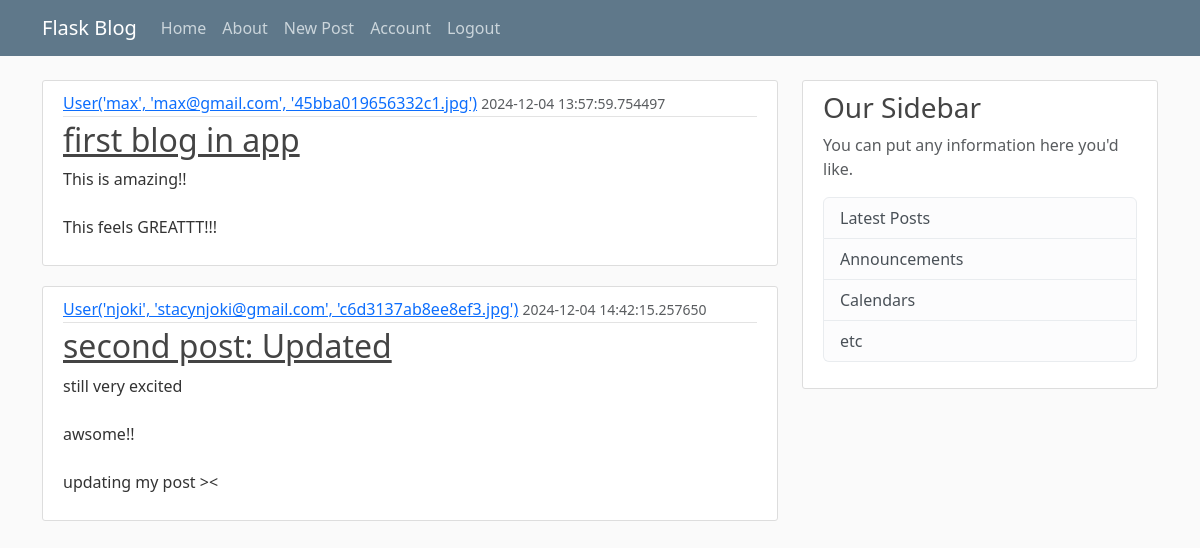
Screenshot of /home (signed in) with the database file from the repository.
### flaskblog/models.py (models this page shows, shortened)
class Post(db.Model):
  id = db.Column(db.Integer, primary_key=True)
  title = db.Column(db.String(100), nullable=False)
  date_posted = db.Column(db.DateTime, nullable=False, default=datetime.utcnow)
  content = db.Column(db.Text, nullable=False)
  user_id = db.Column(db.Integer, db.ForeignKey('user.id'), nullable=False)

class User(db.Model, UserMixin):
  id = db.Column(db.Integer, primary_key=True)
  username = db.Column(db.String(20), unique=True, nullable=False)
  email = db.Column(db.String(120), unique=True, nullable=False)
  image_file = db.Column(db.String(20), nullable=False, default='default.jpg')
  password = db.Column(db.String(60), nullable=False)
  posts = db.relationship('Post', backref='author', lazy=True)
  def __repr__(self):
    return f"User('{self.username}', '{self.email}', '{self.image_file}')"

### flaskblog/routes.py (the view)
@app.route("/")
@app.route("/home")
def home():
  posts = Post.query.all()
  return render_template('home.html', posts=posts)

### flaskblog/models.py (called while the page is built)
@login_manager.user_loader
def load_user(user_id):
  return User.query.get(int(user_id))

### flaskblog/templates/home.html
{% extends "layouts.html" %}
{% block content %}
  {% for post in posts %}
  <article class="media content-section">
    <div class="media-body">
      <div class="article-metadata">
        <a class="mr-2" href="#">{{ post.author }}</a>
        <small class="text-muted">{{ post.date_posted }}</small>
      </div>
      <h2><a class="article-title" href="#">{{ post.title }}</a></h2>
      <p class="article-content">{{ post.content }}</p>
    </div>
  </article>
  {% endfor %}
{% endblock content%}

### flaskblog/static/main.css (style rules this page uses)
body { background: #fafafa; color: #333333; margin-top: 5rem; }
h1, h2, h3, h4, h5, h6 { color: #444444; }
.content-section { background: #ffffff; padding: 10px 20px; border: 1px solid #dddddd; border-radius: 3px; margin-bottom: 20px; }
.article-title { color: #444444; }
.article-content { white-space: pre-line; }
.article-metadata { padding-bottom: 1px; margin-bottom: 4px; border-bottom: 1px solid #e3e3e3 }

### rows the page displays
Post: author "User('max', 'max@gmail.com', '45bba019656332c1.jpg')", date_posted "2024-12-04 13:57:59.754497", title "first blog in app", content "This is amazing!! This feels GREATTT!!!"
Post: author "User('njoki', 'stacynjoki@gmail.com', 'c6d3137ab8ee8ef3.jpg')", date_posted "2024-12-04 14:42:15.257650", title "second post: Updated", content "still very excited awsome!! updating my post ><"
